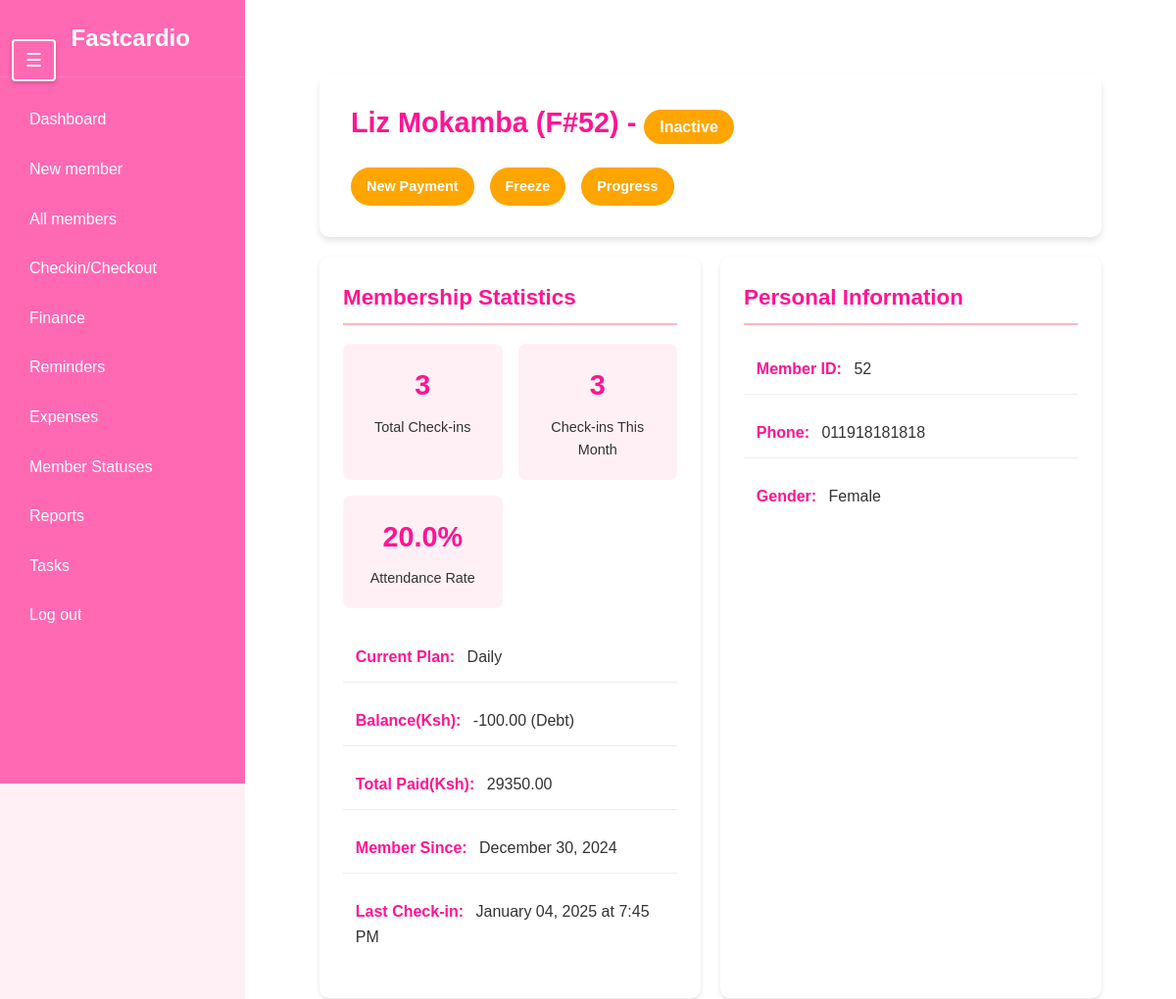
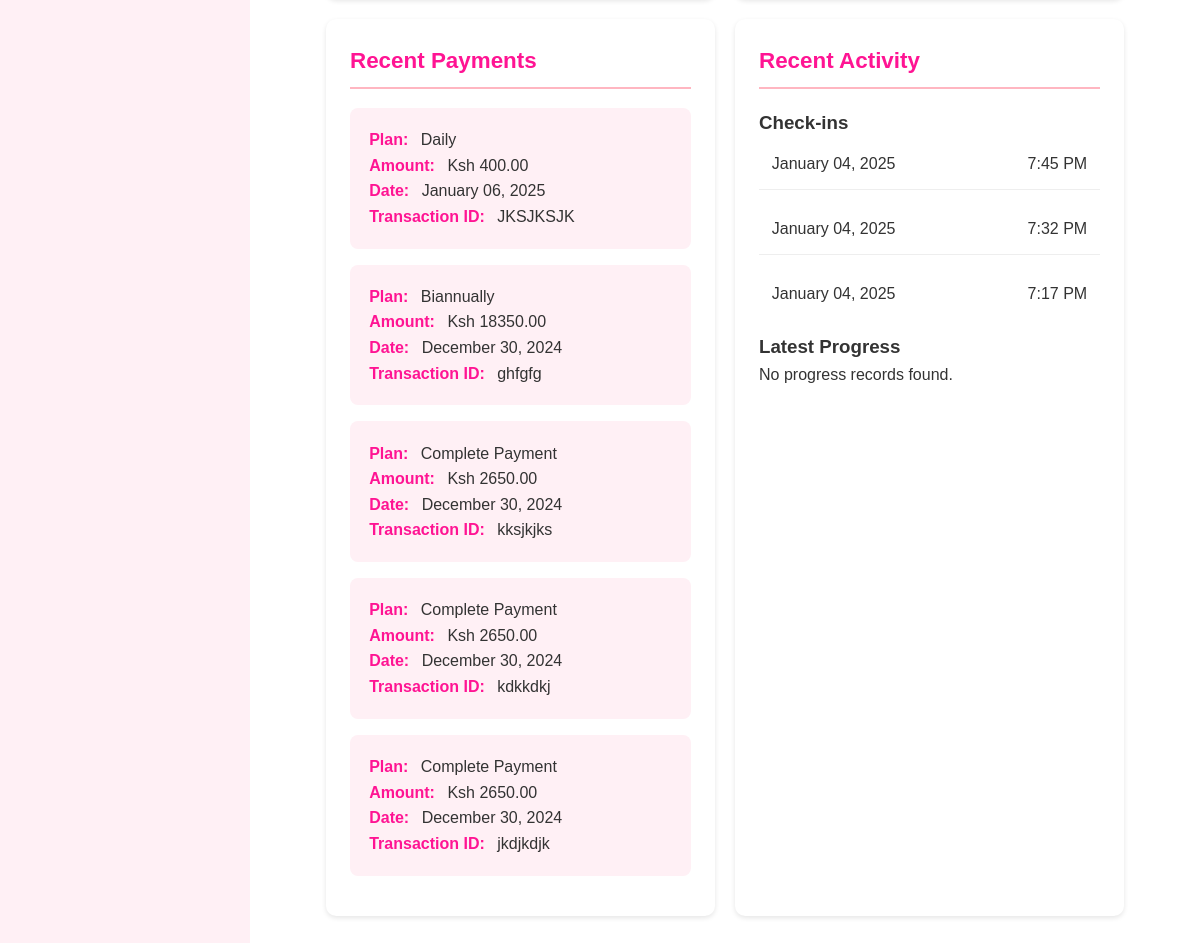
Screenshot of /members/52/ with the database file from the repository (2 pictures, top to bottom).
### members/models.py (models this page shows, shortened)
class Member(models.Model):
    first_name = models.CharField(max_length=50)
    last_name = models.CharField(max_length=50)
    phone_number = models.CharField(max_length=15)
    date_joined = models.DateTimeField(auto_now_add=True)
    membership_expiry = models.DateField(null=True, blank=True, help_text="Date when the membership expires")
    is_active = models.BooleanField(default=False)
    is_frozen = models.BooleanField(default=False)
    additional_info = models.TextField(blank=True,null=True)
    gender = models.CharField(max_length= 6)
    balance = models.DecimalField(
        max_digits=10,
        decimal_places=2,
        default=0,
        help_text="Positive balance indicates credit, negative indicates debt"
    )
    balance_due_date = models.DateField(null = True, blank=True)

class PaymentDetails(models.Model):
    PLAN_CHOICES = [
        ('daily', 'Daily'),
        ('monthly', 'Monthly'),
        ('quarterly', 'Quarterly'),
        ('biannually', 'Biannually'),
        ('annually', 'Annually'),
        ('student', 'Student Package'),
        ('complete', 'Complete Payment'),
    ]
    member = models.ForeignKey('Member', on_delete=models.CASCADE, related_name='payments', verbose_name="Member")
    plan = models.CharField(max_length=20, choices=PLAN_CHOICES, verbose_name="Payment Plan")
    amount = models.DecimalField(max_digits=10, decimal_places=2, verbose_name="Amount Paid")
    payment_date = models.DateField(default=timezone.now, verbose_name="Payment Date")
    transaction_id = models.CharField(max_length=100, blank=True, null=True, verbose_name="Transaction ID")
    class Meta:
        verbose_name = "Payment Detail"
        verbose_name_plural = "Payment Details"
        ordering = ['-payment_date']

class CheckInOutRecord(models.Model):
    ACTIONS = [
        ('check_in', 'Check In'),
        ('check_out', 'Check Out')
    ]
    member = models.ForeignKey(Member, on_delete=models.CASCADE, related_name='CheckinOut')
    action = models.CharField(max_length=10, choices=ACTIONS)
    timestamp = models.DateTimeField(default=timezone.now)
    class Meta:
        ordering = ['-timestamp']

### members/views.py (the view)
# urls.py: path('members/<int:member_id>/',views.member_details,name='Member details'),
def member_details(request, member_id):
    member = get_object_or_404(Member, pk=member_id)
    today = timezone.now().date()
    recent_payments = PaymentDetails.objects.filter(member=member).order_by('-payment_date')[:5]
    latest_payment = recent_payments.first()
    total_paid = PaymentDetails.objects.filter(member=member).aggregate(total=Sum('amount'))['total'] or 0
    membership_status = calculate_membership_status(member, today)
    checkin_stats = get_checkin_statistics(member)
    latest_progress = MemberProgress.objects.filter(member=member).order_by('-date').first()
    progress_history = MemberProgress.objects.filter(member=member).order_by('-date')[:5]
    freeze_history = Freeze_member.objects.filter(member=member).order_by('-frozen_date')
    current_freeze = freeze_history.filter(unfrozen_date__isnull=True).first()
    balance_info = get_balance_status(member.balance)
    print(bool(current_freeze))
    context = {
        'member': member,
        'membership_status': membership_status['status'],
        'days_left': membership_status['days_left'],
        'expiry_date': member.membership_expiry,
        'recent_payments': recent_payments,
        'latest_payment': latest_payment,
        'current_plan': latest_payment.plan if latest_payment else "No active plan",
        'total_paid': total_paid,
        'total_checkins': checkin_stats['total'],
        'checkins_this_month': checkin_stats['monthly'],
        'recent_checkins': checkin_stats['recent'],
        'last_checkin': checkin_stats['last'],
        'attendance_rate': checkin_stats['attendance_rate'],
        'latest_progress': latest_progress,
        'progress_history': progress_history,
        'is_currently_frozen': bool(current_freeze),
        'freeze_history': freeze_history,
        'current_freeze': current_freeze,
        'balance': member.balance,
        'balance_status': balance_info['status'],
        'balance_message': balance_info['message']
    }
    return render(request, 'member_details.html', context)

### members/views.py (called while the page is built, shortened)
def calculate_membership_status(member, today):
    if member.is_frozen:
        return {
            'status': 'Inactive',
            'days_left': None
        }
    if not member.membership_expiry:
        return {
            'status': 'Inactive',
            'days_left': None
        }

def get_checkin_statistics(member):
    today = timezone.now()
    first_day_of_month = today.replace(day=1, hour=0, minute=0, second=0, microsecond=0)
    checkins = CheckInOutRecord.objects.filter(member=member, action='check_in')
    monthly_checkins = checkins.filter(timestamp__gte=first_day_of_month)
    total_days = (today.date() - member.date_joined.date()).days
    attendance_rate = (checkins.count() / total_days * 100) if total_days > 0 else 0
    return {
        'total': checkins.count(),
        'monthly': monthly_checkins.count(),
        'recent': checkins.order_by('-timestamp')[:5],
        'last': checkins.order_by('-timestamp').first(),
        'attendance_rate': round(attendance_rate, 1)
    }

def get_balance_status(balance):
    if balance > 0:
        return {
            'status': 'Credit',
            'message': 'Member has credit balance'
        }
    elif balance < 0:
        return {
            'status': 'Debt',
            'message': 'Member has outstanding balance'
        }
    return {
        'status': 'Neutral',
        'message': 'Balance is cleared'
    }

### members/templates/member_details.html (shortened to what this page needs)
{% extends 'sidebar.html' %}
{% load static %}
{% block extra_styles %}
    <link rel="stylesheet" href="{% static 'member_details.css' %}">
{% endblock %}
{% block content %}
    <div class="container">
        <div class="profile-header">
            <div class="profile-header-left">
                <h1>
                    {{ member.first_name }} {{ member.last_name }} (F#{{ member.id }}) -
                        <span style="font-size: medium;" class="status-badge status-{{ membership_status|lower }}">{{ membership_status }}</span>
                </h1>
                <div class="header-actions">
                    <a href="{% url 'Payment' member_id=member.id %}" class="status-badge status-{{ membership_status|lower }}">
                        <span>New Payment</span>
                    </a>
                    {% if is_currently_frozen %}
                        <a href="{% url 'unfreeze' member_id=member.id %}" class="status-badge status-{{ membership_status|lower }}">
                            <span>UnFreeze</span>
                        </a>
                    {% else %}
                        <a href="{% url 'freeze' member_id=member.id %}" class="status-badge status-{{ membership_status|lower }}">
                            <span>Freeze</span>
                        </a>
                    {% endif %}
                    <a href="{% url 'member_progress' member_id=member.id %}" class="status-badge status-{{ membership_status|lower }}">
                        <span>Progress</span>
                    </a>
                </div>
            </div>
        </div>
        <div class="profile-grid">
            <div class="profile-section">
                <h2>Membership Statistics</h2>
                <div class="stats-grid">
                    <div class="stat-card">
                        <div class="stat-number">{{ total_checkins }}</div>
                        <div class="stat-label">Total Check-ins</div>
                    </div>
                    <div class="stat-card">
                        <div class="stat-number">{{ checkins_this_month }}</div>
                        <div class="stat-label">Check-ins This Month</div>
                    </div>
                    <div class="stat-card">
                        <div class="stat-number">{{ attendance_rate }}%</div>
                        <div class="stat-label">Attendance Rate</div>
                    </div>
                </div>
                <ul class="info-list">
                    <li><span class="label">Current Plan:</span> {{ current_plan|title }}</li>
                    <li><span class="label">Balance(Ksh):</span> {{ balance|floatformat:2 }} ({{ balance_status }})</li>
                    <li><span class="label">Total Paid(Ksh):</span> {{ total_paid|floatformat:2 }}</li>
                    <li><span class="label">Member Since:</span> {{ member.date_joined|date:"F d, Y" }}</li>
                    {% if last_checkin %}
                        <li><span class="label">Last Check-in:</span> {{ last_checkin.timestamp|date:"F d, Y" }} at {{ last_checkin.timestamp|time:"g:i A" }}</li>
                    {% endif %}
                </ul>
            </div>
            <div class="profile-section">
                <h2>Personal Information</h2>
                <ul class="info-list">
                    <li><span class="label">Member ID:</span> {{ member.id }}</li>
                    <li><span class="label">Phone:</span> {{ member.phone_number }}</li>
                    <li><span class="label">Gender:</span> {{ member.gender|title }}</li>
                </ul>
            </div>
            <div class="profile-section">
                <h2>Recent Payments</h2>
                {% if recent_payments %}
                    {% for payment in recent_payments %}
                        <div class="payment-card">
                            <p><span class="label">Plan:</span> {{ payment.get_plan_display }}</p>
                            <p><span class="label">Amount:</span> Ksh {{ payment.amount }}</p>
                            <p><span class="label">Date:</span> {{ payment.payment_date|date:"F d, Y" }}</p>
                            {% if payment.transaction_id %}
                                <p><span class="label">Transaction ID:</span> {{ payment.transaction_id }}</p>
                            {% endif %}
                        </div>
                    {% endfor %}
                {% else %}
                    <p>No recent payments found.</p>
                {% endif %}
            </div>
            <div class="profile-section">
                <h2>Recent Activity</h2>
                <div class="activity-grid">
                    <div class="activity-section">
                        <h3>Check-ins</h3>
                        {% if recent_checkins %}
                            <ul class="info-list checkin-list">
                                {% for checkin in recent_checkins %}
                                    <li>
                                        <span>{{ checkin.timestamp|date:"F d, Y" }}</span>
                                        <span>{{ checkin.timestamp|time:"g:i A" }}</span>
                                    </li>
                                {% endfor %}
                            </ul>
                        {% else %}
                            <p>No recent check-ins found.</p>
                        {% endif %}
                    </div>
                    <div class="activity-section">
                        <h3>Latest Progress</h3>
                        {% if latest_progress %}
                            <ul class="info-list">
                                <li><span class="label">Date:</span> {{ latest_progress.date|date:"F d, Y" }}</li>
                                <li><span class="label">Weight:</span> {{ latest_progress.weight }} kg</li>
                                {% if latest_progress.body_fat %}
                                    <li><span class="label">Body Fat:</span> {{ latest_progress.body_fat }}%</li>
                                {% endif %}
                                {% if latest_progress.muscle_mass %}
                                    <li><span class="label">Muscle Mass:</span> {{ latest_progress.muscle_mass }} kg</li>
                                {% endif %}
                            </ul>
                        {% else %}
                            <p>No progress records found.</p>
                        {% endif %}
                    </div>
                </div>
            </div>
        </div>
    </div>
{% endblock %}

### members/static/sidebar.css (style rules this page uses)
* { margin: 0; padding: 0; box-sizing: border-box; }
body { font-family: 'Arial', sans-serif; background-color: #f4f4f4; height: 100%; overflow-x: hidden; }

### members/static/member_details.css (style rules this page uses)
:root { --primary-color: #FF69B4; --primary-light: #FFB6C1; --primary-dark: #FF1493; --text-color: #333; --background-light: #FFF0F5; --success-color: #4CAF50; --warning-color: #FFA500; --danger-color: #FF4444; }
* { margin: 0; padding: 0; box-sizing: border-box; }
body { font-family: 'Arial', sans-serif; line-height: 1.6; background-color: var(--background-light); color: var(--text-color); }
.container { width: 100%; max-width: 1200px; margin: 0 auto; padding: 20px; }
.profile-header { background-color: white; padding: 2rem; border-radius: 10px; box-shadow: 0 4px 6px rgba(0,0,0,0.1); margin-bottom: 20px; display: flex; justify-content: space-between; align-items: flex-start; flex-wrap: wrap; gap: 1.5rem; }
.profile-header-left { flex: 1; min-width: 280px; }
.profile-header h1 { color: var(--primary-dark); margin-bottom: 1.5rem; font-size: 1.8rem; line-height: 1.2; }
.header-actions { display: flex; gap: 1rem; flex-wrap: wrap; margin-top: 1rem; }
.status-badge { display: inline-block; padding: 0.5rem 1rem; border-radius: 20px; font-size: 0.9em; font-weight: bold; color: white; text-decoration: none; transition: transform 0.2s, opacity 0.2s; }
.status-inactive { background-color: var(--warning-color); }
.profile-grid { display: grid; grid-template-columns: repeat(auto-fit, minmax(300px, 1fr)); gap: 20px; margin-top: 20px; }
.profile-section { background-color: white; padding: 1.5rem; border-radius: 10px; box-shadow: 0 2px 5px rgba(0,0,0,0.1); transition: transform 0.2s; }
.profile-section h2 { color: var(--primary-dark); margin-bottom: 1.2rem; border-bottom: 2px solid var(--primary-light); padding-bottom: 0.5rem; font-size: 1.4rem; }
.info-list { list-style: none; }
.info-list li { margin-bottom: 0.8rem; padding: 0.8rem; border-bottom: 1px solid #eee; }
.info-list li:last-child { border-bottom: none; }
.label { font-weight: bold; color: var(--primary-dark); margin-right: 0.5rem; }
.payment-card { background-color: var(--background-light); padding: 1.2rem; border-radius: 8px; margin-bottom: 1rem; transition: transform 0.2s; }
.stats-grid { display: grid; grid-template-columns: repeat(2, 1fr); gap: 1rem; margin-bottom: 1.5rem; }
.stat-card { background-color: var(--background-light); padding: 1.2rem; border-radius: 8px; text-align: center; transition: transform 0.2s; }
.stat-number { font-size: 1.8rem; font-weight: bold; color: var(--primary-dark); margin-bottom: 0.5rem; }
.stat-label { font-size: 0.9em; color: var(--text-color); }
.checkin-list li { display: flex; justify-content: space-between; align-items: center; padding: 0.8rem; }

### rows the page displays
Member: first_name "Liz", last_name "Mokamba", id "52", balance "-100.00", date_joined "December 30, 2024", phone_number "011918181818", gender "Female"
PaymentDetails: plan "Daily", amount "400.00", payment_date "January 06, 2025", transaction_id "JKSJKSJK"
CheckInOutRecord: timestamp "January 04, 2025", timestamp "7:45 PM"
PaymentDetails: plan "Biannually", amount "18350.00", payment_date "December 30, 2024", transaction_id "ghfgfg"
PaymentDetails: plan "Complete Payment", amount "2650.00", payment_date "December 30, 2024", transaction_id "kksjkjks"
PaymentDetails: plan "Complete Payment", amount "2650.00", payment_date "December 30, 2024", transaction_id "kdkkdkj"
PaymentDetails: plan "Complete Payment", amount "2650.00", payment_date "December 30, 2024", transaction_id "jkdjkdjk"
CheckInOutRecord: timestamp "January 04, 2025", timestamp "7:32 PM"
CheckInOutRecord: timestamp "January 04, 2025", timestamp "7:17 PM"

### other values shown
{{ membership_status }} "Inactive"
{{ total_checkins }} "3"
{{ checkins_this_month }} "3"
{{ attendance_rate }} "20.0"
{{ balance_status }} "Debt"
{{ total_paid|floatformat:2 }} "29350.00"
